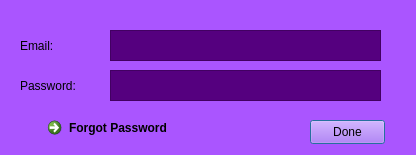
<?xml version="1.0" encoding="UTF-8"?>
<ui version="4.0">
 <class>Signin</class>
 <widget class="QDialog" name="Signin">
  <property name="geometry">
   <rect>
    <x>0</x>
    <y>0</y>
    <width>416</width>
    <height>155</height>
   </rect>
  </property>
  <property name="windowTitle">
   <string>Dialog</string>
  </property>
  <property name="styleSheet">
   <string notr="true">background-color: rgb(170, 85, 255);</string>
  </property>
  <widget class="QLabel" name="label_2">
   <property name="geometry">
    <rect>
     <x>20</x>
     <y>30</y>
     <width>71</width>
     <height>31</height>
    </rect>
   </property>
   <property name="styleSheet">
    <string notr="true"/>
   </property>
   <property name="text">
    <string>Email:</string>
   </property>
  </widget>
  <widget class="QTextEdit" name="textEdit_2">
   <property name="geometry">
    <rect>
     <x>110</x>
     <y>30</y>
     <width>271</width>
     <height>31</height>
    </rect>
   </property>
   <property name="styleSheet">
    <string notr="true">background-color: rgb(85, 0, 127);</string>
   </property>
  </widget>
  <widget class="QTextEdit" name="textEdit_3">
   <property name="geometry">
    <rect>
     <x>110</x>
     <y>70</y>
     <width>271</width>
     <height>31</height>
    </rect>
   </property>
   <property name="styleSheet">
    <string notr="true">background-color: rgb(85, 0, 127);</string>
   </property>
  </widget>
  <widget class="QLabel" name="label_3">
   <property name="geometry">
    <rect>
     <x>20</x>
     <y>70</y>
     <width>81</width>
     <height>31</height>
    </rect>
   </property>
   <property name="styleSheet">
    <string notr="true"/>
   </property>
   <property name="text">
    <string>Password:</string>
   </property>
  </widget>
  <widget class="QPushButton" name="pushButton">
   <property name="geometry">
    <rect>
     <x>310</x>
     <y>120</y>
     <width>75</width>
     <height>24</height>
    </rect>
   </property>
   <property name="text">
    <string>Done</string>
   </property>
  </widget>
  <widget class="QCommandLinkButton" name="commandLinkButton">
   <property name="geometry">
    <rect>
     <x>40</x>
     <y>110</y>
     <width>185</width>
     <height>41</height>
    </rect>
   </property>
   <property name="text">
    <string>Forgot Password</string>
   </property>
  </widget>
 </widget>
 <resources/>
 <connections/>
</ui>
